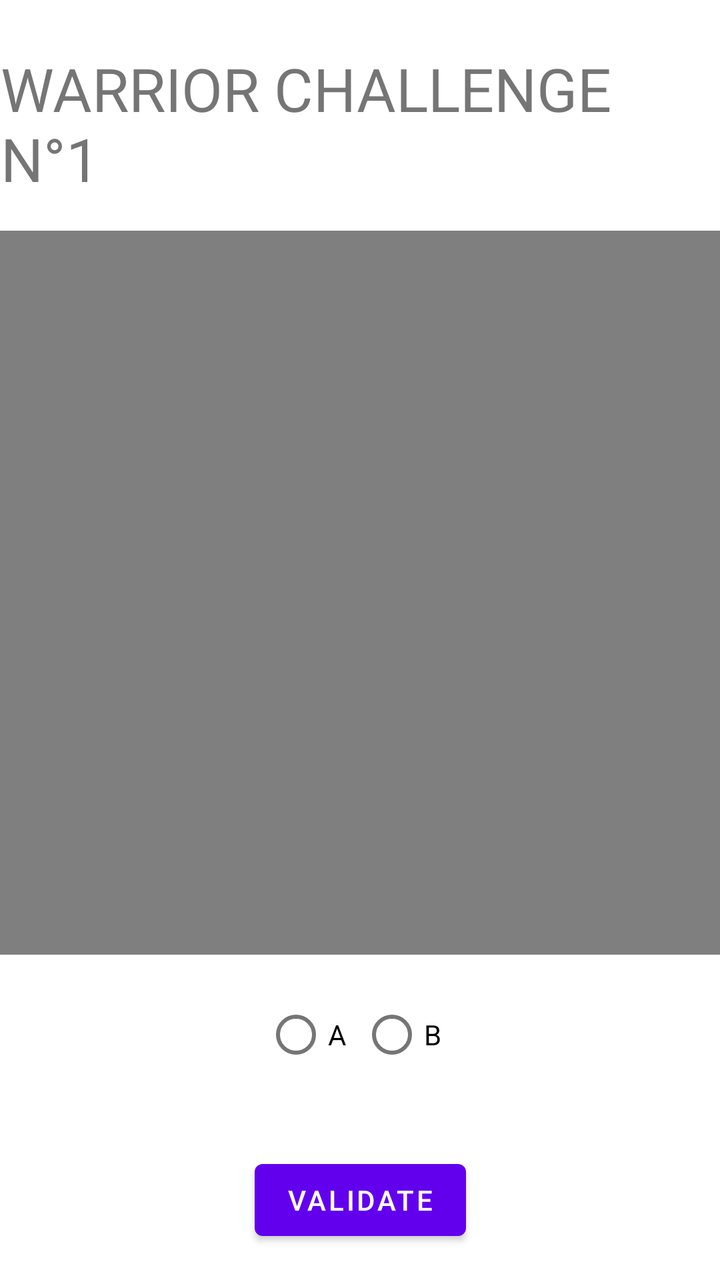
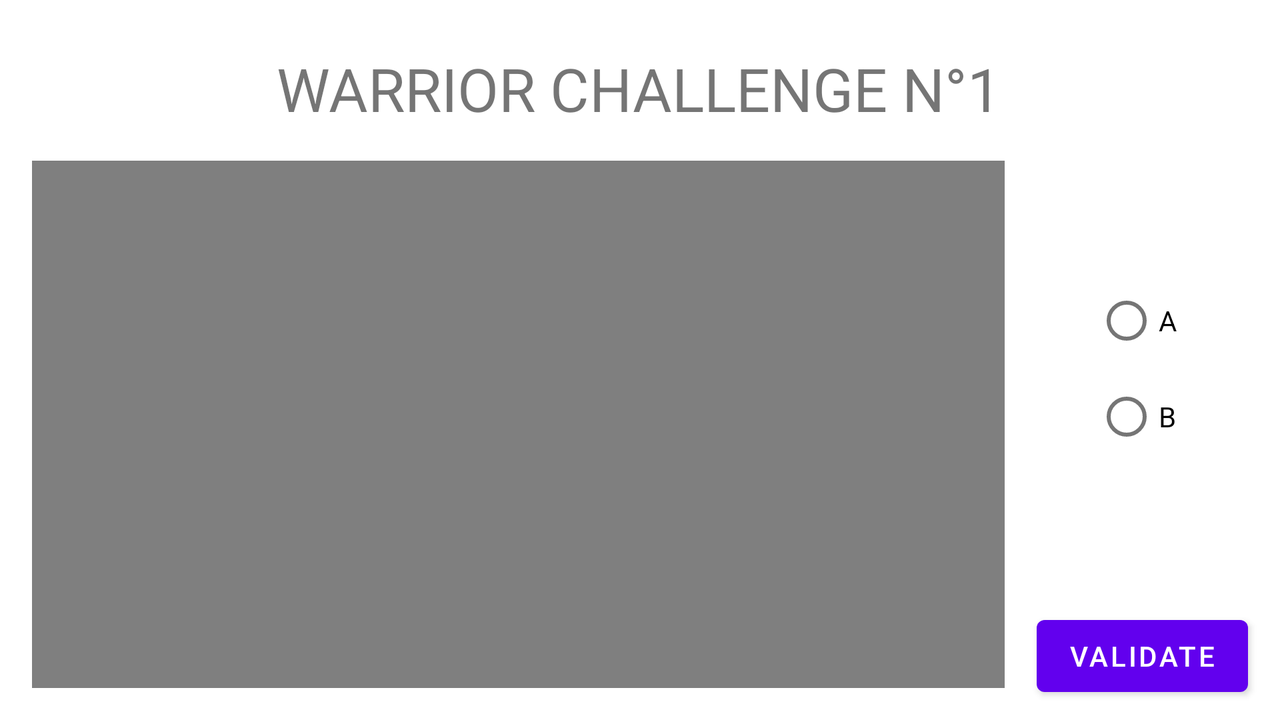

An Android layout and its configuration variant, each rendered on a device that would load it. The default file and the variant file are quoted in full after the pictures.
<!-- AndroidManifest.xml: application theme Theme.M1_IHM_Projet -->
<!-- res/layout/activity_warrior_challenge_1.xml -->
<?xml version="1.0" encoding="utf-8"?>
<androidx.constraintlayout.widget.ConstraintLayout xmlns:android="http://schemas.android.com/apk/res/android"
    xmlns:app="http://schemas.android.com/apk/res-auto"
    xmlns:tools="http://schemas.android.com/tools"
    android:id="@+id/warriorVideoView"
    android:layout_width="match_parent"
    android:layout_height="match_parent"
    android:onClick="showHistory"
    tools:context=".FirstWarriorChallengeActivity">

    <TextView
        android:id="@+id/titleTextView"
        android:layout_width="wrap_content"
        android:layout_height="wrap_content"
        android:layout_marginStart="8dp"
        android:layout_marginTop="24dp"
        android:layout_marginEnd="8dp"
        android:text="@string/titleFirstWarriorChallenge"
        android:textSize="30sp"
        app:layout_constraintEnd_toEndOf="parent"
        app:layout_constraintHorizontal_bias="0.498"
        app:layout_constraintStart_toStartOf="parent"
        app:layout_constraintTop_toTopOf="parent" />

    <Button
        android:id="@+id/validateButton"
        android:layout_width="wrap_content"
        android:layout_height="wrap_content"
        android:layout_marginBottom="16dp"
        android:text="@string/validateChallenge"
        app:layout_constraintBottom_toBottomOf="parent"
        app:layout_constraintEnd_toEndOf="parent"
        app:layout_constraintStart_toStartOf="parent" />

    <VideoView
        android:id="@+id/videoView"
        android:layout_width="361dp"
        android:layout_height="362dp"
        android:layout_marginStart="16dp"
        android:layout_marginTop="16dp"
        android:layout_marginEnd="16dp"
        app:layout_constraintEnd_toEndOf="parent"
        app:layout_constraintStart_toStartOf="parent"
        app:layout_constraintTop_toBottomOf="@+id/titleTextView" />

    <RadioGroup
        android:id="@+id/answersRadioGroup"
        android:layout_width="wrap_content"
        android:layout_height="wrap_content"
        android:layout_marginTop="16dp"
        android:orientation="horizontal"
        app:layout_constraintEnd_toEndOf="parent"
        app:layout_constraintStart_toStartOf="parent"
        app:layout_constraintTop_toBottomOf="@+id/videoView">

        <RadioButton
            android:id="@+id/aAnswerRadioButton"
            android:layout_width="match_parent"
            android:layout_height="wrap_content"
            android:text="@string/aAnswerRadioButton" />

        <RadioButton
            android:id="@+id/radioButton4"
            android:layout_width="match_parent"
            android:layout_height="wrap_content"
            android:text="@string/bAnswerRadioButton" />
    </RadioGroup>

</androidx.constraintlayout.widget.ConstraintLayout>
<!-- resources referenced by this layout -->
<resources>
  <string name="aAnswerRadioButton" translatable="false">A</string>
  <string name="bAnswerRadioButton" translatable="false">B</string>
  <string name="titleFirstWarriorChallenge">WARRIOR CHALLENGE N°1</string>
  <string name="validateChallenge">VALIDATE</string>
  <style name="Theme.M1_IHM_Projet" parent="Theme.MaterialComponents.DayNight.NoActionBar">
          
          <item name="colorPrimary">@color/purple_500</item>
          <item name="colorPrimaryVariant">@color/purple_700</item>
          <item name="colorOnPrimary">@color/white</item>
          
          <item name="colorSecondary">@color/teal_200</item>
          <item name="colorSecondaryVariant">@color/teal_700</item>
          <item name="colorOnSecondary">@color/black</item>
          
          <item name="android:statusBarColor">?attr/colorPrimaryVariant</item>
          
      </style>
</resources>
<!-- res/layout-land/activity_warrior_challenge_1.xml (the repository's variant of the layout above) -->
<!-- drawn on the phone turned sideways -->
<?xml version="1.0" encoding="utf-8"?>
<androidx.constraintlayout.widget.ConstraintLayout xmlns:android="http://schemas.android.com/apk/res/android"
    xmlns:app="http://schemas.android.com/apk/res-auto"
    xmlns:tools="http://schemas.android.com/tools"
    android:id="@+id/warriorVideoView"
    android:layout_width="match_parent"
    android:layout_height="match_parent"
    tools:context=".FirstWarriorChallengeActivity">

    <TextView
        android:id="@+id/titleTextView"
        android:layout_width="wrap_content"
        android:layout_height="wrap_content"
        android:layout_marginStart="8dp"
        android:layout_marginTop="24dp"
        android:layout_marginEnd="8dp"
        android:text="@string/titleFirstWarriorChallenge"
        android:textSize="30sp"
        app:layout_constraintEnd_toEndOf="parent"
        app:layout_constraintHorizontal_bias="0.498"
        app:layout_constraintStart_toStartOf="parent"
        app:layout_constraintTop_toTopOf="parent" />

    <Button
        android:id="@+id/validateButton"
        android:layout_width="wrap_content"
        android:layout_height="wrap_content"
        android:layout_marginEnd="16dp"
        android:layout_marginBottom="8dp"
        android:text="@string/validateChallenge"
        app:layout_constraintBottom_toBottomOf="parent"
        app:layout_constraintEnd_toEndOf="parent" />

    <VideoView
        android:id="@+id/videoView"
        android:layout_width="0dp"
        android:layout_height="0dp"
        android:layout_marginStart="16dp"
        android:layout_marginTop="16dp"
        android:layout_marginEnd="16dp"
        android:layout_marginBottom="16dp"
        app:layout_constraintBottom_toBottomOf="parent"
        app:layout_constraintEnd_toStartOf="@+id/validateButton"
        app:layout_constraintHorizontal_bias="0.301"
        app:layout_constraintStart_toStartOf="parent"
        app:layout_constraintTop_toBottomOf="@+id/titleTextView" />

    <RadioGroup
        android:id="@+id/answersRadioGroup"
        android:layout_width="wrap_content"
        android:layout_height="wrap_content"
        android:layout_marginEnd="16dp"
        android:orientation="vertical"
        app:layout_constraintBottom_toTopOf="@+id/validateButton"
        app:layout_constraintEnd_toEndOf="parent"
        app:layout_constraintStart_toStartOf="@+id/validateButton"
        app:layout_constraintTop_toBottomOf="@+id/titleTextView">

        <RadioButton
            android:id="@+id/A"
            android:layout_width="match_parent"
            android:layout_height="wrap_content"
            android:text="@string/aAnswerRadioButton" />

        <RadioButton
            android:id="@+id/B"
            android:layout_width="match_parent"
            android:layout_height="wrap_content"
            android:text="@string/bAnswerRadioButton" />
    </RadioGroup>

</androidx.constraintlayout.widget.ConstraintLayout>
